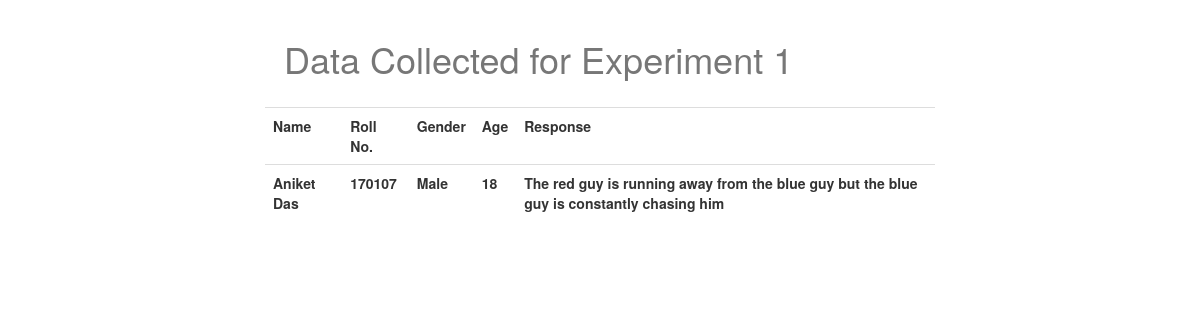
Before: /exp/1/data/ with the older database file.
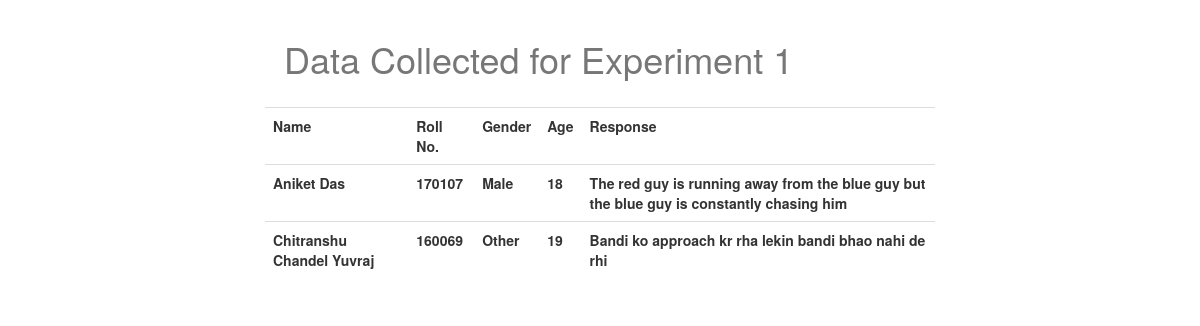
After: the same page with the newer database file.
### experiments/models.py (models this page shows)
class Experiment(models.Model):
	exp_name = models.CharField(max_length=50)
	exp_desc = models.CharField(max_length=200)
	create_by = models.CharField(max_length=20)
	create_date = models.DateTimeField('Date Created')

class Response(models.Model):
	exp = models.ForeignKey(Experiment,on_delete=models.CASCADE)
	name  = models.CharField(max_length=20)
	roll = models.IntegerField(default=0)
	gender = models.CharField(max_length=10)
	age = models.IntegerField(default=0)
	resp = models.CharField(max_length=300)

### experiments/views.py (the view)
# urls.py: path('exp/<int:exp_id>/data/',views.data_view)
def data_view(request,exp_id):
	exp = get_object_or_404(Experiment,pk=exp_id)
	return render(request,'experiments/resultspage.html',{'name' : exp.exp_name,'response_list' : exp.response_set.all()})

### experiments/templates/experiments/resultspage.html (shortened to what this page needs)
<!DOCTYPE html>
<html>
<head>
	<link rel="stylesheet" href="https://maxcdn.bootstrapcdn.com/bootstrap/3.3.7/css/bootstrap.min.css">
</head>
<body>
	<div class="container" style="max-width: 700px;">
      <div class="header">
        <h1 style = "color: #777; padding: 0.5cm;" align="left">Data Collected for {{name}}</h1>
    </div>
    <table class="table table-hover" style="padding-left: 0.5cm; padding-right: 0.5cm">
    	<tr>
    		<th>Name</th>
    		<th>Roll No.</th>
    		<th>Gender</th>
    		<th>Age</th>
    		<th>Response</th>
    	</tr>
    	{% if response_list %}
    	{% for response in response_list %}
    	<tr>
    		<th>{{ response.name }}</th>
    		<th>{{ response.roll }}</th>
    		<th>{{ response.gender }}</th>
    		<th>{{ response.age }}</th>
    		<th>{{ response.resp }}</th>
    	</tr>
    	{% endfor %}
    	{% endif %}
    </table>
</body>
</html>

Changed rows visible on the page:
added Response: name "Chitranshu Chandel Yuvraj", roll "160069", gender "Other", age "19", resp "Bandi ko approach kr rha lekin bandi bhao nahi de rhi"
